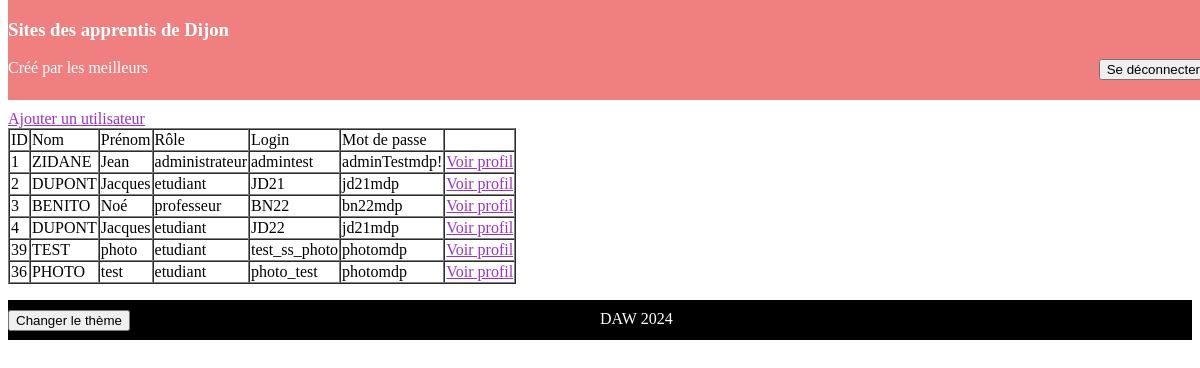
The app's page /view/users/listeUsers.php (signed in) with its own data.
### tables this page shows
CREATE TABLE IF NOT EXISTS `utilisateurs` (
  `id` int NOT NULL AUTO_INCREMENT,
  `login` varchar(50) NOT NULL,
  `mdp` varchar(50) NOT NULL,
  `prenom` varchar(50) NOT NULL,
  `nom` varchar(50) NOT NULL,
  `role` varchar(50) NOT NULL,
  `qcm_intro` int NOT NULL DEFAULT '0',
  PRIMARY KEY (`id`)
);

### model/ModelUser.php (called while the page is built, shortened)
<?php
class ModelUser{
    private $username;
    private $password;
    private $id;
    private $role;
    private $nom;
    private $prenom;
    function __construct($username = null, $password = null, $id = null, $role = null, $nom = null, $prenom = null , $qcm_intro = null)
    {
        if($username != null) {$this->username=$username;}
        if($password != null) {$this->password=$password;}
        if($id != null) {$this->id=$id;}
        if($role != null) {$this->role=$role;}
        if($nom != null) {$this->nom=$nom;}
        if($prenom != null) {$this->prenom=$prenom;}
    }
    public function getUsername() {return $this->username;}
    public function getPassword() {return $this->password;}
    public function getId() {return $this->id;}
    public function getRole() {return $this->role;}
    public function getNom() {return $this->nom;}
    public function getPrenom() {return $this->prenom;}
    public static function getUsers() {
        $model = new Model();
        $pdo = $model->getPdo();
        $select = $pdo->query('SELECT * FROM Utilisateurs');
        $users = array();
        while($row = $select->fetch(PDO::FETCH_ASSOC)) {
            $user = new ModelUser($row['login'], $row['mdp'], $row['id'], $row['role'], $row['nom'], $row['prenom'], $row['qcm_intro']);
            $users[] = $user;
        }
        return $users;
    }
}
?>

### view/users/listeUsers.php (the view, shortened to what this page needs)
<html lang="fr">
<head>
    <?php require("../../view/css/stylesheet.php");?>
</head>
<body>
<?php require("../css/header.php");?>
<form action='../../config/routeur.php' method="post">
    <?php
        if($_COOKIE['role'] == 'administrateur') {
            require_once(__DIR__.'/../../model/ModelUser.php');
            echo "<a href='createUser.php'>Ajouter un utilisateur</a><br>";
            $users = ModelUser::getUsers();
            echo "<table border = 1>";
            echo "<tr><td>ID</td><td>Nom</td><td>Prénom</td><td>Rôle</td><td>Login</td><td>Mot de passe</td><td></td></tr>";
            foreach($users as $user) {
                echo "<tr>";
                echo "<td>".$user->getId()."</td>";
                echo "<td>".$user->getNom()."</td>";
                echo "<td>".$user->getPrenom()."</td>";
                echo "<td>".$user->getRole()."</td>";
                echo "<td>".$user->getUsername()."</td>";
                echo "<td>".$user->getPassword()."</td>";
                echo "<td><a href='profilUser.php?id=".$user->getId()."'>Voir profil</a></td>";
                echo "</tr>";
            }
            echo "</table>";
        }
        else {
            echo "<h1>Accès refusé</h1><br>";
            echo "<a href='accueil.php'>Revenir à la page d'accueil</a>";
        }
    ?>
</form>
<?php require_once("../css/footer.php");?>
</body>
</html>

### view/css/stylesheet.php
<?php
    $theme = $_COOKIE['theme'];
    $href = "/DAW-projet/css/$theme.css";
    echo "<link rel='stylesheet' href=$href>";
?>

### view/css/header.php
<header>
    <h3>Sites des apprentis de Dijon</h3>
    <input type="button" value="Se déconnecter" name="action" onclick="location.href='/DAW-projet/config/routeur.php?action=disconnect'"/>
    <p>Créé par les meilleurs</p>
</header>

### view/css/footer.php (shortened to what this page needs)
<footer>
    <?php echo '<button id="theme" value="theme">Changer le thème</button>'?>
    <span>DAW 2024</span>
</footer>

### css/jour.css (style rules this page uses)
header { background-color : lightcoral; color : white; position : absolute; top : 0; height : 100px; width : 100%; margin-bottom : 5px; }
header > input { float: right; }
a { color : darkorchid; }

### records on screen
utilisateurs: id "1", nom "ZIDANE", prenom "Jean", role "administrateur", login "admintest", mdp "adminTestmdp!"
utilisateurs: id "2", nom "DUPONT", prenom "Jacques", role "etudiant", login "JD21", mdp "jd21mdp"
utilisateurs: id "3", nom "BENITO", prenom "Noé", role "professeur", login "BN22", mdp "bn22mdp"
utilisateurs: id "4", nom "DUPONT", prenom "Jacques", role "etudiant", login "JD22", mdp "jd21mdp"
utilisateurs: id "39", nom "TEST", prenom "photo", role "etudiant", login "test_ss_photo", mdp "photomdp"
utilisateurs: id "36", nom "PHOTO", prenom "test", role "etudiant", login "photo_test", mdp "photomdp"
